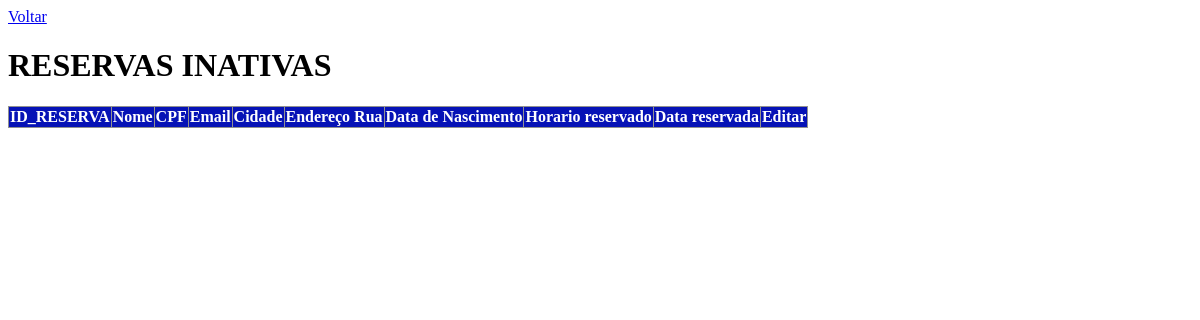
The app's page /Desafio_RemSoft/tabelas_inativos.php, older data.
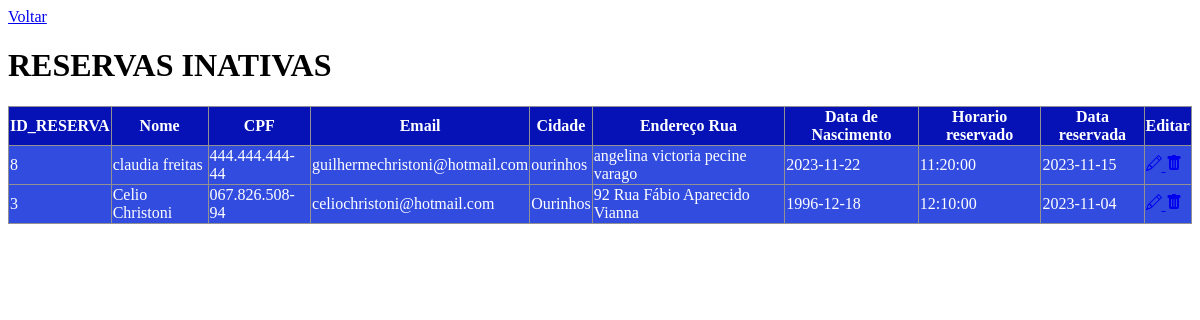
The same page, newer data.
### tables this page shows
CREATE TABLE `table_reserva` (
  `id_reserva` int(11) NOT NULL,
  `cpf` varchar(255) NOT NULL,
  `horario` time NOT NULL,
  `data` date NOT NULL,
  `ativo` tinyint(1) DEFAULT 1
);

CREATE TABLE `table_clientes` (
  `id` int(11) NOT NULL,
  `cpf` varchar(255) NOT NULL,
  `email` varchar(255) NOT NULL,
  `endereco_rua` varchar(255) NOT NULL,
  `cidade` varchar(200) NOT NULL,
  `data_nasc` date NOT NULL,
  `nome` varchar(255) NOT NULL,
  `ativo` tinyint(1) DEFAULT 1
);

### Desafio_RemSoft/tabelas_inativos.php (the view, shortened to what this page needs)
<?php
include('config.php');
$sql = "SELECT * FROM table_reserva res
        LEFT JOIN table_clientes AS cli ON cli.cpf=res.cpf WHERE res.ativo = 0
        ORDER BY res.id_reserva DESC";
$result = $mysqli->query($sql);
?>
<html lang="en">
<head>
    <link href="style.css" rel="stylesheet">
</head>
<body>
    <a href="index.php">Voltar</a>
    <h1>RESERVAS INATIVAS</h1>
    <div>
        <table class="table">
            <thead>
                <tr>
                    <th scope="col">ID_RESERVA</th>
                    <th scope="col">Nome</th>
                    <th scope="col">CPF</th>
                    <th scope="col">Email</th>
                    <th scope="col">Cidade</th>
                    <th scope="col">Endereço Rua</th>
                    <th scope="col">Data de Nascimento</th>
                    <th scope="col">Horario reservado</th>
                    <th scope="col">Data reservada</th>
                    <th scope="col">Editar</th>
                </tr>
            </thead>
            <tbody>
                <?php
                while ($user_data = mysqli_fetch_assoc($result)) {
                    echo "<tr>";
                    echo "<td>" . $user_data['id_reserva'] . "</td>";
                    echo "<td>" . $user_data['nome'] . "</td>";
                    echo "<td>" . $user_data['cpf'] . "</td>";
                    echo "<td>" . $user_data['email'] . "</td>";
                    echo "<td>" . $user_data['cidade'] . "</td>";
                    echo "<td>" . $user_data['endereco_rua'] . "</td>";
                    echo "<td>" . $user_data['data_nasc'] . "</td>";
                    echo "<td>" . $user_data['horario'] . "</td>";
                    echo "<td>" . $user_data['data'] . "</td>";
                    echo "<td>
                            <a href='edit.php?id=$user_data[id_reserva]'>
                                <svg xmlns='http://www.w3.org/2000/svg' width='16' height='16' fill='currentColor' class='bi bi-pencil' viewBox='0 0 16 16'>
                                    <path d='M12.146.146a.5.5 0 0 1 .708 0l3 3a.5.5 0 0 1 0 .708l-10 10a.5.5 0 0 1-.168.11l-5 2a.5.5 0 0 1-.65-.65l2-5a.5.5 0 0 1 .11-.168l10-10zM11.207 2.5 13.5 4.793 14.793 3.5 12.5 1.207 11.207 2.5zm1.586 3L10.5 3.207 4 9.707V10h.5a.5.5 0 0 1 .5.5v.5h.5a.5.5 0 0 1 .5.5v.5h.293l6.5-6.5zm-9.761 5.175-.106.106-1.528 3.821 3.821-1.528.106-.106A.5.5 0 0 1 5 12.5V12h-.5a.5.5 0 0 1-.5-.5V11h-.5a.5.5 0 0 1-.468-.325z'/>
                                </svg>
                            </a>
                            <a href='delete.php?id=$user_data[id_reserva]'>
                                <svg xmlns='http://www.w3.org/2000/svg' width='16' height='16' fill='currentColor' class='bi bi-trash-fill' viewBox='0 0 16 16'>
                                    <path d='M2.5 1a1 1 0 0 0-1 1v1a1 1 0 0 0 1 1H3v9a2 2 0 0 0 2 2h6a2 2 0 0 0 2-2V4h.5a1 1 0 0 0 1-1V2a1 1 0 0 0-1-1H10a1 1 0 0 0-1-1H7a1 1 0 0 0-1 1H2.5zm3 4a.5.5 0 0 1 .5.5v7a.5.5 0 0 1-1 0v-7a.5.5 0 0 1 .5-.5zM8 5a.5.5 0 0 1 .5.5v7a.5.5 0 0 1-1 0v-7A.5.5 0 0 1 8 5zm3 .5v7a.5.5 0 0 1-1 0v-7a.5.5 0 0 1 1 0z'/>
                                </svg>
                            </a>
                        </td>";
                }
                ?>
            </tbody>
        </table>
    </div>
</body>
</html>

Row changes from the older to the newer data that the page shows:
added table_reserva: id_reserva "8", table_clientes.nome "claudia freitas", table_clientes.cpf "444.444.444-44", table_clientes.email "guilhermechristoni@hotmail.com", table_clientes.cidade "ourinhos", table_clientes.endereco_rua "angelina victoria pecine varago", table_clientes.data_nasc "2023-11-22", horario "11:20:00", data "2023-11-15"
now on this page (row edited): table_reserva: id_reserva "3", table_clientes.nome "Celio Christoni", table_clientes.cpf "067.826.508-94", table_clientes.email "celiochristoni@hotmail.com", table_clientes.cidade "Ourinhos", table_clientes.endereco_rua "92 Rua Fábio Aparecido Vianna", table_clientes.data_nasc "1996-12-18", horario "12:10:00", data "2023-11-04"
